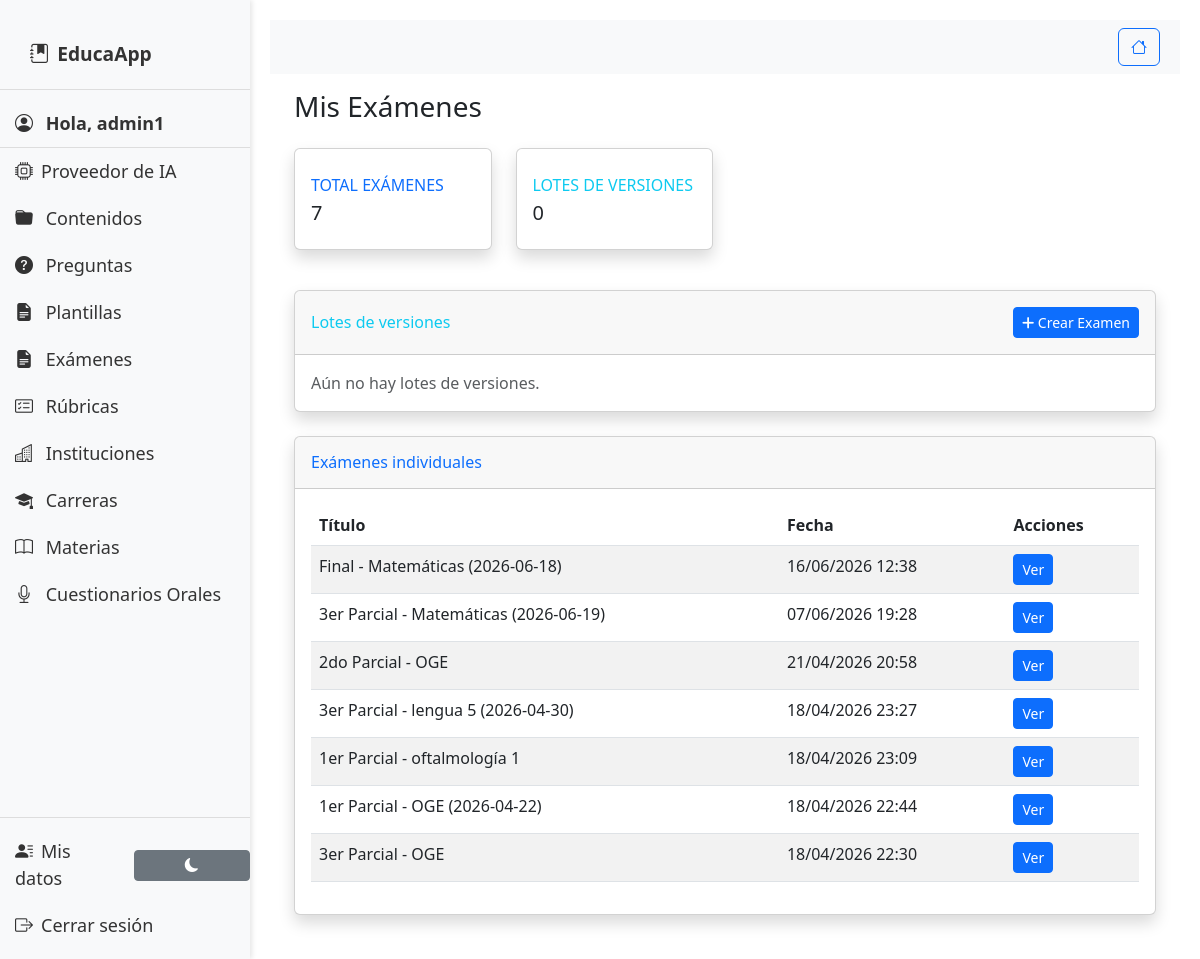
Page /mis-examenes/ (signed in) on the earlier database version.
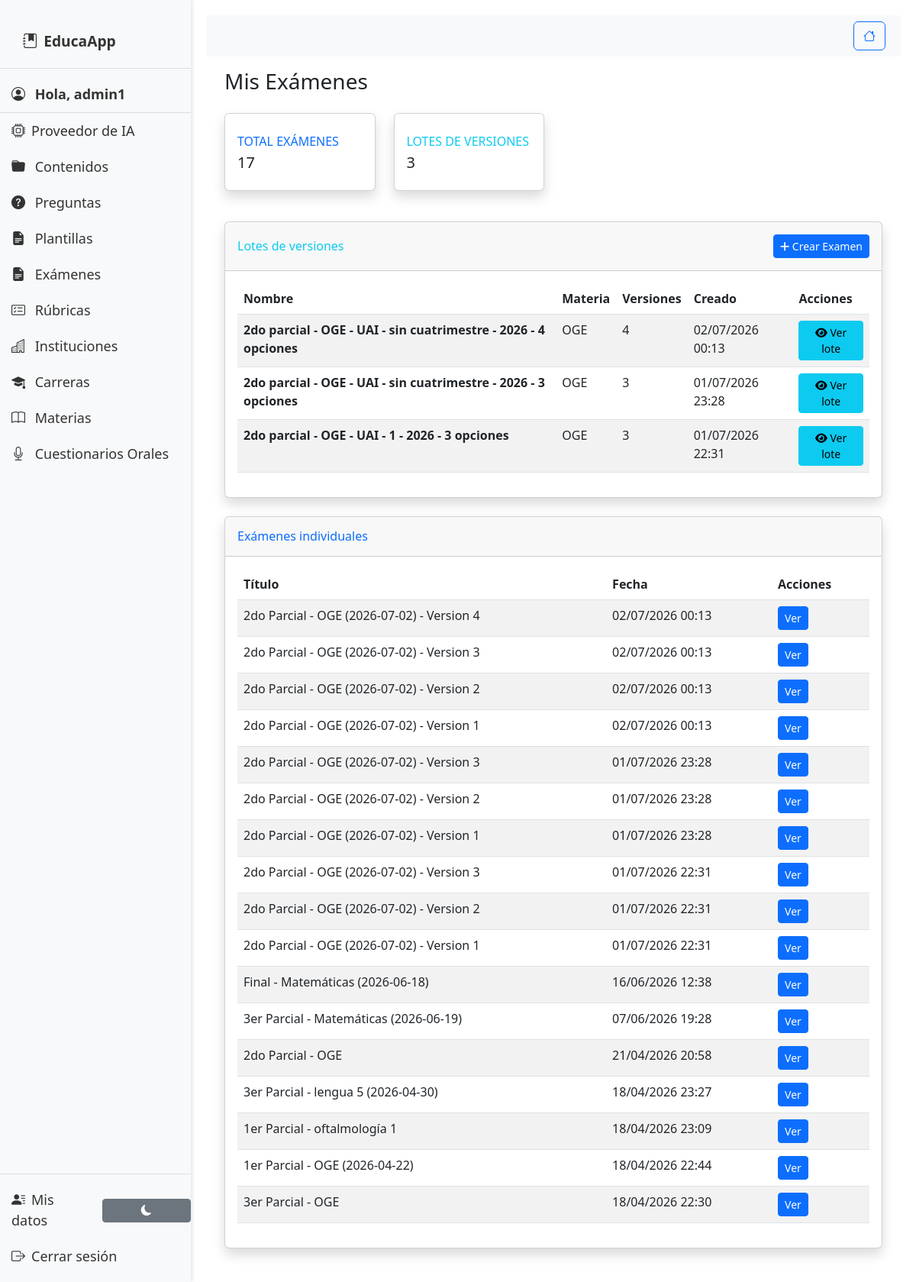
Same page on the later database version.
### material/models.py (models this page shows, shortened)
class Exam(models.Model):
    title = models.CharField(
        max_length=255,
        verbose_name="Título del examen",
        help_text="Ej: Parcial 1 - Matemáticas"
    )
    subject = models.ForeignKey(
        Subject,
        on_delete=models.SET_DEFAULT,
        default=1,
        verbose_name="Asignatura",
        related_name="exams"
    )
    topics = models.ManyToManyField(
        Topic,
        verbose_name="Temas evaluados",
        blank=True,
        related_name="exams"
    )
    questions = models.ManyToManyField(
        Question,
        verbose_name="Preguntas",
        related_name="exams"
    )
    instructions = models.TextField(
        verbose_name="Instrucciones generales",
        blank=True,
        null=True
    )
    duration_minutes = models.PositiveIntegerField(
        verbose_name="Duración (minutos)",
        default=60
    )
    created_at = models.DateTimeField(
        auto_now_add=True,
        verbose_name="Fecha de creación"
    )
    created_by = models.ForeignKey(
    User,
    on_delete=models.CASCADE,
    verbose_name="Creado por",
    related_name="created_exams",  # Cambiado a nombre único
    related_query_name="exam"      # Añadido para queries
    )
    version_batch = models.ForeignKey(
        'ExamVersionBatch',
        on_delete=models.SET_NULL,
        null=True,
        blank=True,
        related_name='versions',
        verbose_name='Lote de versiones'
    )
    version_number = models.PositiveIntegerField(
        null=True,
        blank=True,
        verbose_name='Numero de version'
    )
    is_published = models.BooleanField(
        default=False,
        verbose_name="Publicado"
    )
    learning_outcomes = models.ManyToManyField(
        LearningOutcome,
        verbose_name="Resultados de aprendizaje",
        blank=True
    )
    class Meta:
        verbose_name = "Examen"
        verbose_name_plural = "Exámenes"
        ordering = ["-created_at"]
        indexes = [
            models.Index(fields=["title"]),
            models.Index(fields=["subject"]),
        ]
    EXAM_TYPE_CHOICES = [
        ('final', 'Final'),
        ('parcial', 'Parcial'),
    ]
    EXAM_MODE_CHOICES = [
        ('oral', 'Oral'),
        ('escrito', 'Escrito'),
    ]
    EXAM_PARTIAL_CHOICES = [
        ('1ro', 'Primer Parcial'),
        ('2do', 'Segundo Parcial'),
        ('3ro', 'Tercer Parcial'),
        ('4to', 'Cuarto Parcial'),
    ]
    EXAM_GROUP_CHOICES = [
        ('individual', 'Individual'),
        ('grupal', 'Grupal'),
    ]
    SHIFT_CHOICES = [
        ('mañana', 'Mañana'),
        ('tarde', 'Tarde'),
        ('noche', 'Noche'),
    ]
    institution = models.ForeignKey(
        'Institution',
        on_delete=models.SET_NULL,
        null=True,
        blank=True,
        verbose_name="Institución"
    )
    faculty = models.ForeignKey(
        'Faculty',
        on_delete=models.SET_NULL,
        null=True,
        blank=True,
        verbose_name="Facultad"
    )
    campus = models.ForeignKey(
        'Campus',
        on_delete=models.SET_NULL,
        null=True,
        blank=True,
        verbose_name="Sede"
    )
    career_name = models.CharField(max_length=255, verbose_name="Carrera", blank=True, default='')
    subject = models.ForeignKey(
        'Subject',
        on_delete=models.SET_NULL,
        null=True,
        blank=True,
        verbose_name="Materia"
    )
    professor = models.ForeignKey(
        User,
        on_delete=models.SET_NULL,
        null=True,
        blank=True,
        verbose_name="Profesor"
    )
    year = models.IntegerField(verbose_name="Año", null=True, blank=True)
    exam_type = models.CharField(
        max_length=10,
        choices=EXAM_TYPE_CHOICES,
        verbose_name="Tipo de examen",
        blank=True,
        null=True,
    )
    partial_number = models.CharField(
        max_length=10,
        choices=EXAM_PARTIAL_CHOICES,
        blank=True,
        null=True,
        verbose_name="Número de parcial"
    )
    exam_mode = models.CharField(
        max_length=10,
        choices=EXAM_MODE_CHOICES,
        verbose_name="Modalidad de examen",
        blank=True,
        null=True,
    )
    exam_group = models.CharField(
        max_length=10,
        choices=EXAM_GROUP_CHOICES,
        default='individual',
        verbose_name="Modalidad grupal"
    )
    shift = models.CharField(
        max_length=10,
        choices=SHIFT_CHOICES,
        blank=True,
        null=True,
        verbose_name="Turno"
    )
    resolution_time = models.CharField(
        max_length=50,
        blank=True,
        null=True,
        verbose_name="Tiempo de resolución"
    )
    topics_to_evaluate = models.TextField(
        blank=True,
        null=True,
        verbose_name="Temas a evaluar"
    )
    notes_and_recommendations = models.TextField(
        blank=True,
        null=True,
        verbose_name="Notas y recomendaciones"
    )
    institution_name = models.CharField(max_length=255, blank=True, default='', verbose_name="Institución (texto)")
    faculty_name = models.CharField(max_length=255, blank=True, default='', verbose_name="Facultad (texto)")
    campus_name = models.CharField(max_length=255, blank=True, default='', verbose_name="Sede (texto)")
    subject_name = models.CharField(max_length=255, blank=True, default='', verbose_name="Materia (texto)")
    topics_snapshot = models.JSONField(default=list, blank=True, verbose_name="Temas (snapshot)")
    outcomes_snapshot = models.JSONField(default=list, blank=True, verbose_name="Resultados de aprendizaje (snapshot)")
    date_str = models.CharField(max_length=50, blank=True, default='', verbose_name="Fecha (texto)")
    alumno = models.CharField(max_length=255, blank=True, default='', verbose_name="Alumno/a")
    curso = models.CharField(max_length=100, blank=True, default='', verbose_name="Curso")
    learning_outcomes = models.ManyToManyField(
        'LearningOutcome',
        blank=True,
        verbose_name="Resultados de aprendizaje"
    )
    created_by = models.ForeignKey(
        User,
        on_delete=models.CASCADE,
        related_name='exam_templates'
    )
    created_at = models.DateTimeField(auto_now_add=True)
    class Meta:
        verbose_name = "Plantilla de Examen"
        verbose_name_plural = "Plantillas de Examen"
        ordering = ["-created_at"]
        indexes = [
            models.Index(fields=["exam_type", "year"]),
            models.Index(fields=["subject"]),
        ]

class ExamVersionBatch(models.Model):
    name = models.CharField(max_length=255, verbose_name='Nombre del lote')
    created_by = models.ForeignKey(
        User,
        on_delete=models.CASCADE,
        related_name='exam_version_batches',
        verbose_name='Creado por'
    )
    subject = models.ForeignKey(
        Subject,
        on_delete=models.SET_NULL,
        null=True,
        blank=True,
        verbose_name='Materia'
    )
    institution_name = models.CharField(max_length=255, blank=True, default='')
    exam_type = models.CharField(max_length=50, blank=True, default='')
    semester = models.CharField(max_length=50, blank=True, default='')
    year = models.IntegerField(null=True, blank=True)
    version_count = models.PositiveIntegerField(default=1)
    questions_per_version = models.PositiveIntegerField(default=1)
    created_at = models.DateTimeField(auto_now_add=True)
    class Meta:
        verbose_name = 'Lote de versiones de examen'
        verbose_name_plural = 'Lotes de versiones de examen'
        ordering = ['-created_at']

class Subject(models.Model):
    name = models.CharField(max_length=100)
    careers = models.ManyToManyField('Career', related_name='subject_careers')
    created_at = models.DateTimeField(auto_now_add=True)
    updated_at = models.DateTimeField(auto_now=True)
    learning_outcomes = models.TextField(
        blank=True,
        null=True,
        help_text="Legacy field - almacena outcomes en texto o JSON"
    )
    class Meta:
        db_table = 'material_subjects'
        verbose_name = 'Subject'
        verbose_name_plural = 'Subjects'
        ordering = ['name']

### material/views.py (the view)
# urls.py: path('mis-examenes/', material_views.mis_examenes, name='mis_examenes'),
@login_required
def mis_examenes(request):
    examenes = Exam.objects.filter(created_by=request.user).select_related('subject', 'version_batch')
    batches = ExamVersionBatch.objects.filter(created_by=request.user).select_related('subject')
    return render(request, 'material/exams/mis_examenes_new.html', {
        'examenes': examenes,
        'batches': batches,
    })

### material/templatetags/message_tags.py (called while the page is built)
@register.simple_tag(takes_context=True)
def get_filtered_messages(context, categories=None):
    request = context['request']
    messages = get_messages(request)
    messages_list = list(messages)
    if categories:
        if isinstance(categories, str):
            category_list = [cat.strip() for cat in categories.split(',')]
        else:
            category_list = [categories]
        filtered_messages = []
        for message in messages_list:
            message_tags = message.extra_tags if message.extra_tags else 'general'
            message_categories = [tag.strip() for tag in message_tags.split(',')]
            if any(cat in category_list for cat in message_categories):
                filtered_messages.append(message)
        return filtered_messages
    else:
        return messages_list

@register.inclusion_tag('material/components/messages.html', takes_context=True)
def show_messages(context, categories=None):
    filtered_messages = get_filtered_messages(context, categories)
    return {'messages': filtered_messages}

### material/templates/material/exams/mis_examenes_new.html
{% extends 'material/base.html' %}
{% block content %}
<div class="container-fluid">
    <h1 class="h3 mb-4 text-gray-800">Mis Exámenes</h1>
    <div class="row mb-4">
        <div class="col-md-3 mb-3">
            <div class="card border-left-primary shadow h-100 py-2">
                <div class="card-body">
                    <div class="text-xs font-weight-bold text-primary text-uppercase mb-1">Total Exámenes</div>
                    <div class="h5 mb-0 font-weight-bold text-gray-800">{{ examenes|length }}</div>
                </div>
            </div>
        </div>
        <div class="col-md-3 mb-3">
            <div class="card border-left-info shadow h-100 py-2">
                <div class="card-body">
                    <div class="text-xs font-weight-bold text-info text-uppercase mb-1">Lotes de Versiones</div>
                    <div class="h5 mb-0 font-weight-bold text-gray-800">{{ batches|length }}</div>
                </div>
            </div>
        </div>
    </div>
    <div class="card shadow mb-4">
        <div class="card-header py-3 d-flex justify-content-between align-items-center">
            <h6 class="m-0 font-weight-bold text-info">Lotes de versiones</h6>
            <a href="{% url 'material:create_exam' %}" class="btn btn-primary btn-sm">
                <i class="fas fa-plus"></i> Crear Examen
            </a>
        </div>
        <div class="card-body">
            {% if batches %}
            <div class="table-responsive">
                <table class="table table-striped">
                    <thead>
                        <tr>
                            <th>Nombre</th>
                            <th>Materia</th>
                            <th>Versiones</th>
                            <th>Creado</th>
                            <th>Acciones</th>
                        </tr>
                    </thead>
                    <tbody>
                        {% for batch in batches %}
                        <tr>
                            <td><strong>{{ batch.name }}</strong></td>
                            <td>{{ batch.subject.name|default:'-' }}</td>
                            <td>{{ batch.version_count }}</td>
                            <td>{{ batch.created_at|date:"d/m/Y H:i" }}</td>
                            <td>
                                <a href="{% url 'material:view_exam_batch' batch.id %}" class="btn btn-sm btn-info">
                                    <i class="fas fa-eye"></i> Ver lote
                                </a>
                            </td>
                        </tr>
                        {% endfor %}
                    </tbody>
                </table>
            </div>
            {% else %}
            <p class="text-muted mb-0">Aún no hay lotes de versiones.</p>
            {% endif %}
        </div>
    </div>
    <div class="card shadow mb-4">
        <div class="card-header py-3">
            <h6 class="m-0 font-weight-bold text-primary">Exámenes individuales</h6>
        </div>
        <div class="card-body">
            {% if examenes %}
            <div class="table-responsive">
                <table class="table table-striped">
                    <thead>
                        <tr>
                            <th>Título</th>
                            <th>Fecha</th>
                            <th>Acciones</th>
                        </tr>
                    </thead>
                    <tbody>
                        {% for examen in examenes %}
                        <tr>
                            <td>{{ examen.title }}</td>
                            <td>{{ examen.created_at|date:"d/m/Y H:i" }}</td>
                            <td>
                                <a href="{% url 'material:ver_examen' examen.pk %}" class="btn btn-sm btn-primary">Ver</a>
                            </td>
                        </tr>
                        {% endfor %}
                    </tbody>
                </table>
            </div>
            {% else %}
            <p class="text-muted mb-0">No tienes exámenes individuales aún.</p>
            {% endif %}
        </div>
    </div>
</div>
{% endblock %}

Differences in the rows shown:
added ExamVersionBatch: name "2do parcial - OGE - UAI - sin cuatrimestre - 2026 - 4 opciones", subject.name "OGE", version_count "4", created_at "02/07/2026 00:13"
added ExamVersionBatch: name "2do parcial - OGE - UAI - sin cuatrimestre - 2026 - 3 opciones", subject.name "OGE", version_count "3", created_at "01/07/2026 23:28"
added ExamVersionBatch: name "2do parcial - OGE - UAI - 1 - 2026 - 3 opciones", subject.name "OGE", version_count "3", created_at "01/07/2026 22:31"
added Exam: title "2do Parcial - OGE (2026-07-02) - Version 4", created_at "02/07/2026 00:13"
added Exam: title "2do Parcial - OGE (2026-07-02) - Version 3", created_at "02/07/2026 00:13"
added Exam: title "2do Parcial - OGE (2026-07-02) - Version 2", created_at "02/07/2026 00:13"
added Exam: title "2do Parcial - OGE (2026-07-02) - Version 1", created_at "02/07/2026 00:13"
added Exam: title "2do Parcial - OGE (2026-07-02) - Version 3", created_at "01/07/2026 23:28"
added Exam: title "2do Parcial - OGE (2026-07-02) - Version 2", created_at "01/07/2026 23:28"
added Exam: title "2do Parcial - OGE (2026-07-02) - Version 1", created_at "01/07/2026 23:28"
added Exam: title "2do Parcial - OGE (2026-07-02) - Version 3", created_at "01/07/2026 22:31"
added Exam: title "2do Parcial - OGE (2026-07-02) - Version 2", created_at "01/07/2026 22:31"
added Exam: title "2do Parcial - OGE (2026-07-02) - Version 1", created_at "01/07/2026 22:31"
Other differences:
{{ examenes|length }}: "7" → "17"
{{ batches|length }}: "0" → "3"
text no longer shown: "Aún no hay lotes de versiones."
text now shown: "Nombre Materia Versiones Creado Acciones"
